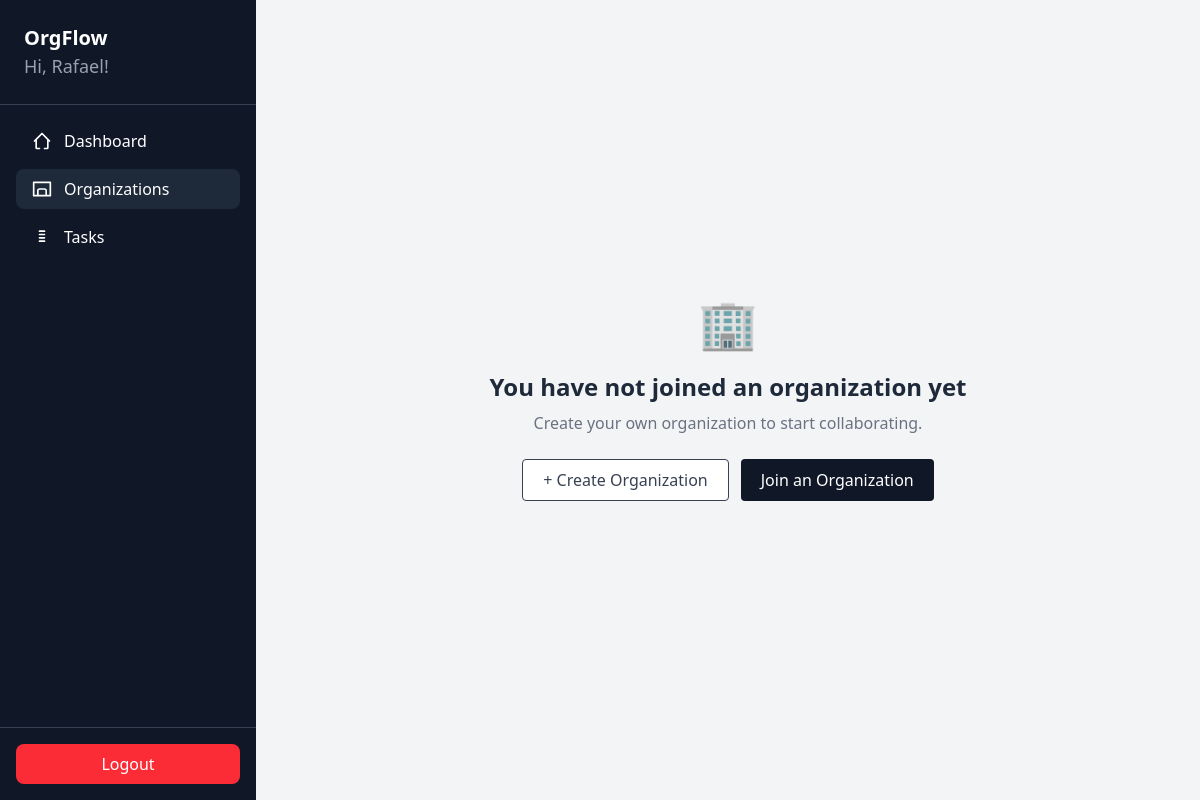
The page /organizations/ (signed in) on the database as committed earlier.
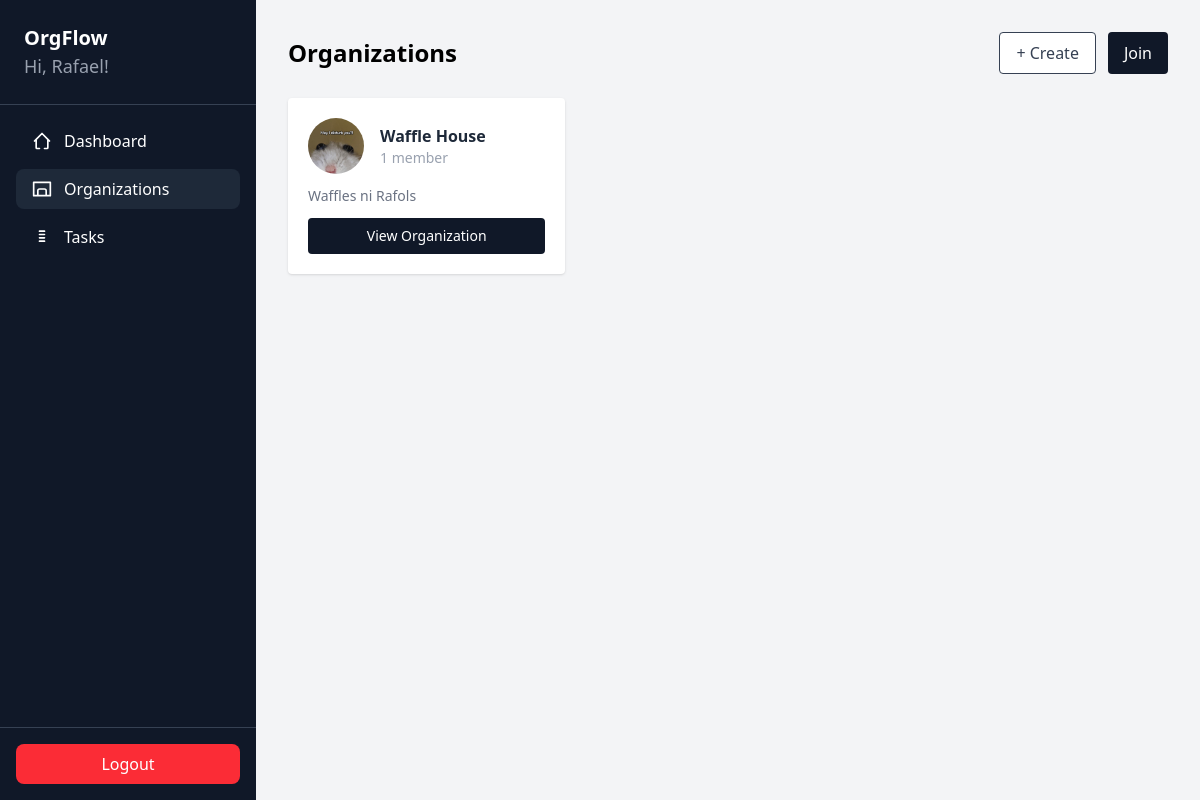
The same page on the database as committed later.
### clubManagement/models.py (models this page shows, shortened)
class Organization(models.Model):
    name = models.CharField(max_length=100)
    description = models.TextField(blank=True, default="")
    logo = models.ImageField(upload_to="org_logos/", blank=True, null=True)
    has_vp = models.BooleanField(default=False)
    invitation_code = models.CharField(max_length=8, unique=True, blank=True)
    owner = models.ForeignKey(User, on_delete=models.CASCADE)
    created_at = models.DateTimeField(auto_now_add=True)

### clubManagement/views.py (the view)
# urls.py: path('organizations/', views.organizations, name='organizations'),
@login_required
def organizations(request):
    user_orgs = Organization.objects.filter(membership__user=request.user)
    return render(request, "organizations.html", {
        "organizations": user_orgs,
        "active_page": "organizations"
    })

### clubManagement/templates/organizations.html (shortened to what this page needs)
{% extends 'base.html' %}
{% block content %}
{% if not organizations %}
<div class="flex items-center justify-center h-full">
  <div class="text-center">
    <div class="mb-6 text-gray-400 text-5xl">🏢</div>
    <h1 class="text-2xl font-semibold text-gray-800 mb-2">
      You have not joined an organization yet
    </h1>
    <p class="text-gray-500 mb-6">
      Create your own organization to start collaborating.
    </p>
    <div class="flex justify-center gap-3">
      <button onclick="openCreateModal()" class="px-5 py-2 border rounded bg-white text-gray-700 hover:bg-gray-50">
        + Create Organization
      </button>
      <button onclick="openJoinModal()" class="px-5 py-2 rounded bg-gray-900 text-white hover:bg-black">
        Join an Organization
      </button>
    </div>
  </div>
</div>
{% else %}
<div class="w-full p-8">
  <div class="flex justify-between items-center mb-6">
    <h1 class="text-2xl font-semibold">Organizations</h1>
    <div class="flex gap-3">
      <button onclick="openCreateModal()" class="px-4 py-2 border rounded bg-white text-gray-700 hover:bg-gray-50">
        + Create
      </button>
      <button onclick="openJoinModal()" class="px-4 py-2 rounded bg-gray-900 text-white hover:bg-black">
        Join
      </button>
    </div>
  </div>
  <div class="grid grid-cols-1 md:grid-cols-2 lg:grid-cols-3 gap-6">
    {% for org in organizations %}
    <div class="bg-white p-5 rounded shadow-sm hover:shadow flex flex-col gap-3">
      <div class="flex items-center gap-4">
        {% if org.logo %}
        <img src="{{ org.logo.url }}" alt="{{ org.name }} logo" class="w-14 h-14 rounded-full object-cover flex-shrink-0" />
        {% else %}
        <div class="w-14 h-14 rounded-full bg-gray-200 flex items-center justify-center flex-shrink-0 text-2xl">
          🏢
        </div>
        {% endif %}
        <div>
          <h2 class="font-semibold text-gray-800">{{ org.name }}</h2>
          <p class="text-sm text-gray-400">{{ org.membership_set.count }} member{{ org.membership_set.count|pluralize }}</p>
        </div>
      </div>
      {% if org.description %}
      <p class="text-sm text-gray-500 line-clamp-2">{{ org.description }}</p>
      {% endif %}
      <a href="{% url 'organization_detail' org.id %}" class="mt-auto block text-center px-4 py-2 rounded bg-gray-900 text-white text-sm hover:bg-black">
        View Organization
      </a>
    </div>
    {% endfor %}
  </div>
</div>
{% endif %}
{% endblock %}

### clubManagement/templates/base.html (shortened to what this page needs)
{% load static %}
<!doctype html>
<html lang="en">
  <head>
    <link rel="stylesheet" href="{% static 'css/dist/styles.css' %}" />
  </head>
  <body class="bg-gray-100">
    <div class="flex h-screen">
      <div class="w-64 bg-gray-900 text-white flex flex-col">
        <div class="p-6 border-b border-gray-700">
          <h1 class="text-xl font-bold">OrgFlow</h1>
          <p class="text-lg text-gray-400">
            Hi, {{ request.user.first_name }}!
          </p>
        </div>
        <nav class="flex-1 p-4 space-y-2">
          <a
            href="{% url 'dashboard' %}"
            class="flex items-center gap-3 px-4 py-2 rounded-lg {% if active_page == 'dashboard' %}bg-gray-800{% else %}hover:bg-gray-800{% endif %}"
          >
            <svg
              xmlns="http://www.w3.org/2000/svg"
              class="h-5 w-5"
              fill="none"
              viewBox="0 0 24 24"
              stroke="currentColor"
            >
              <path
                stroke-linecap="round"
                stroke-linejoin="round"
                stroke-width="2"
                d="M3 12l2-2m0 0l7-7 7 7M5 10v10a1 1 0 001 1h3m10-11l2 2m-2-2v10a1 1 0 01-1 1h-3"
              />
            </svg>
            Dashboard
          </a>
          <a
            href="{% url 'organizations' %}"
            class="flex items-center gap-3 px-4 py-2 rounded-lg {% if active_page == 'organizations' %}bg-gray-800{% else %}hover:bg-gray-800{% endif %}"
          >
            <svg
              xmlns="http://www.w3.org/2000/svg"
              class="h-5 w-5"
              fill="none"
              viewBox="0 0 24 24"
              stroke="currentColor"
            >
              <path
                stroke-linecap="round"
                stroke-linejoin="round"
                stroke-width="2"
                d="M17 20h5V4H2v16h5m10 0v-6a2 2 0 00-2-2H9a2 2 0 00-2 2v6m10 0H7"
              />
            </svg>
            Organizations
          </a>
          <a
            href="{% url 'tasks' %}"
            class="flex items-center gap-3 px-4 py-2 rounded-lg {% if active_page == 'tasks' %}bg-gray-800{% else %}hover:bg-gray-800{% endif %}"
          >
            <svg
              xmlns="http://www.w3.org/2000/svg"
              class="h-5 w-5"
              fill="none"
              viewBox="0 0 24 24"
              stroke="currentColor"
            >
              <path
                stroke-linecap="round"
                stroke-linejoin="round"
                stroke-width="2"
                d="M9 5h6M9 9h6M9 13h6M9 17h6"
              />
            </svg>
            Tasks
          </a>
        </nav>
        <div class="p-4 border-t border-gray-700">
          <a
            href="{% url 'logout' %}"
            class="block text-center bg-red-500 py-2 rounded-lg hover:bg-red-600"
          >
            Logout
          </a>
        </div>
      </div>
      <div class="flex-1 overflow-y-auto">
        {% block content %}{% endblock %}
      </div>
    </div>
  </body>
</html>

Rows that differ between the two databases and show on the page:
added Organization: logo (picture), name "Waffle House", membership_set.count "1", description "Waffles ni Rafols"
Other text that changed with them:
text no longer shown: "🏢 You have not joined an organization yet Create your own organization to start collaborating. + Create Organization Join an Organization"
text now shown: "Organizations + Create Join"
